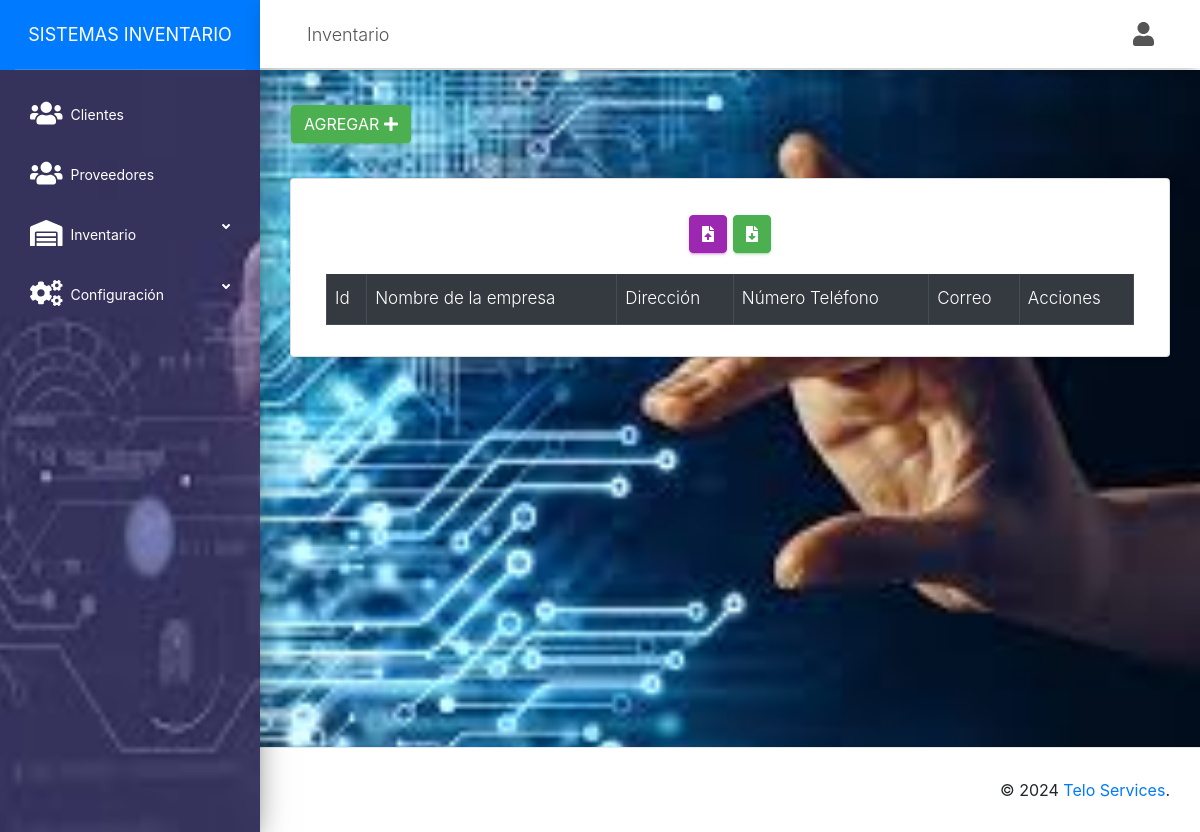
The app's page /src/proveedores.php (signed in), older data.
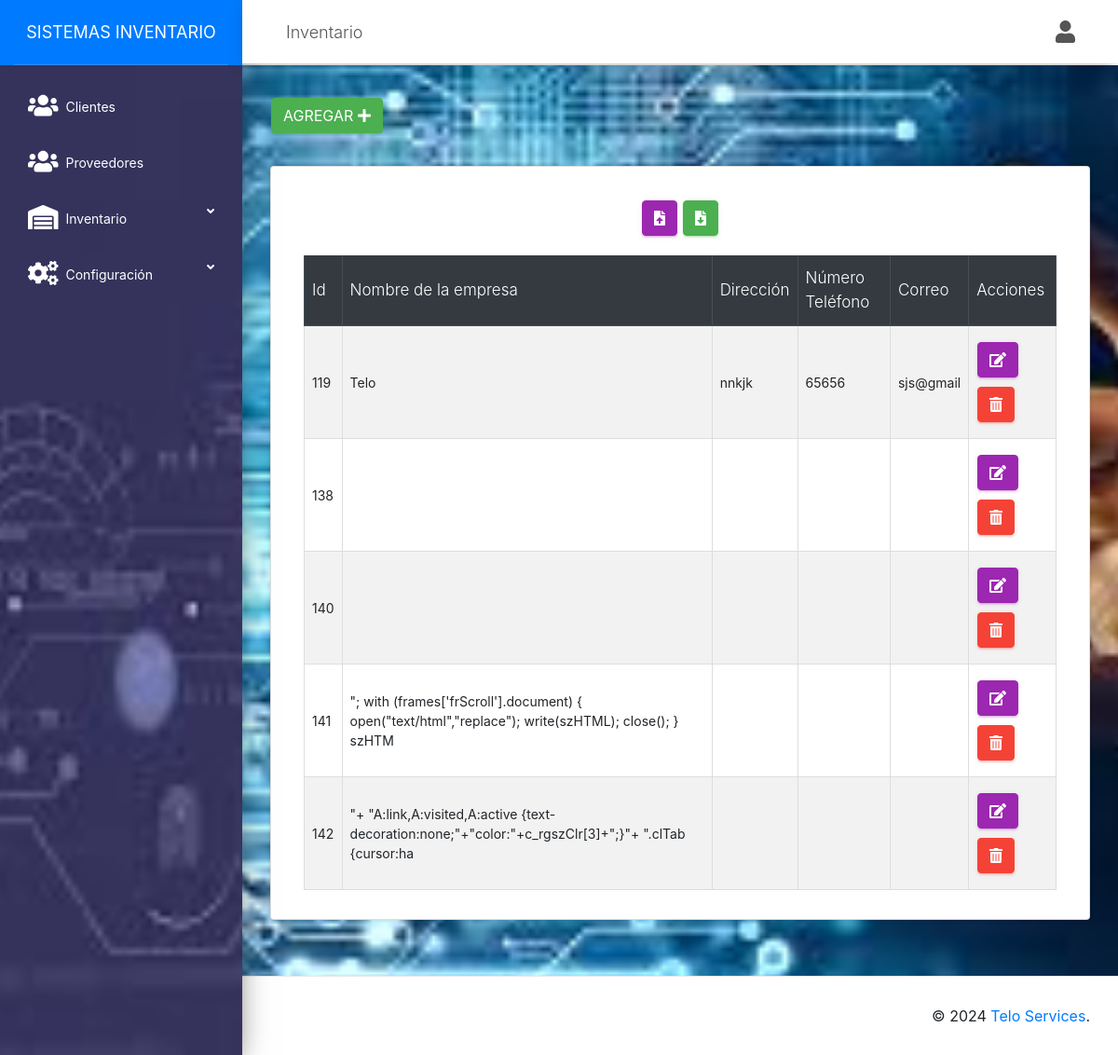
The same page, newer data.
### tables this page shows
CREATE TABLE `proveedores` (
  `id` int(11) NOT NULL,
  `nombre` varchar(100) NOT NULL,
  `direccion` varchar(255) NOT NULL,
  `telefono` varchar(15) DEFAULT NULL,
  `correo` varchar(100) NOT NULL
);

### src/proveedores.php (the view, shortened to what this page needs)
<?php
include_once "includes/header.php";
?>
<div >
    <button class="btn btn-success" id="btnAgregar" data-toggle="modal" data-target="#exampleModal">
        Agregar <i class="fas fa-plus"></i>
    </button>
</div>
<div class="card">
    <div class="card-body">
        <div class="row">
            <div class="col-md-12">
                <div class="text-center mt-3">
                    <a class="btn btn-primary" href="importar_proveedores.php"><i class="fas fa-file-upload"></i></a>
                    <a class="btn btn-success" href="exportar_proveedores.php"><i class="fas fa-file-download"></i></a>
                </div>
                <div class="col-md-12 mt-3">
                    <div class="table-responsive">
                        <table class="table table-striped table-bordered" id="tbl">
                            <thead class="thead-dark">
                                <tr>
                                    <th>Id</th>
                                    <th>Nombre de la empresa</th>
                                    <th>Dirección</th>
                                    <th>Número Teléfono</th>
                                    <th>Correo</th>
                                    <th>Acciones</th>
                                </tr>
                            </thead>
                            <tbody>
                                <?php
                                include "../conexion.php";
                                $query = mysqli_query($conexion, "SELECT * FROM proveedores");
                                $result = mysqli_num_rows($query);
                                if ($result > 0) {
                                    while ($data = mysqli_fetch_assoc($query)) { ?>
                                        <tr>
                                            <td><?php echo $data['id']; ?></td>
                                            <td><?php echo $data['nombre']; ?></td>
                                            <td><?php echo $data['direccion']; ?></td>
                                            <td><?php echo $data['telefono']; ?></td>
                                            <td><?php echo $data['correo']; ?></td>
                                            <td>
                                                <a href="editar_proveedores.php?id=<?php echo $data['id']; ?>" class="btn btn-primary"><i class='fas fa-edit'></i></a>
                                                <form action="eliminar_proveedor.php?id=<?php echo $data['id']; ?>" method="post" class="d-inline confirmar">
                                                <button class="btn btn-danger" type="submit"><i class='fas fa-trash-alt'></i></button>
                                            </form>
                                            </td>
                                        </tr>
                                <?php }
                                } ?>
                            </tbody>
                        </table>
                    </div>
                </div>
            </div>
        </div>
    </div>
</div>
<?php include_once "includes/footer.php"; ?>
<link rel="stylesheet" href="https://stackpath.bootstrapcdn.com/bootstrap/4.5.2/css/bootstrap.min.css">

### src/includes/header.php (shortened to what this page needs)
<!DOCTYPE html>
<html lang="en">
<head>
    <link href="../assets/css/material-dashboard.css" rel="stylesheet" />
    <link href="../assets/css/dataTables.bootstrap4.min.css" rel="stylesheet" />
    <link rel="stylesheet" href="../assets/js/jquery-ui/jquery-ui.min.css">
</head>
<body>
    <div class="wrapper">
        <div class="sidebar" data-color="Silver" data-background-color="blue" data-image="../assets/img/sidebar.jpg">
            <div class="logo bg-primary"><a href="./" class="simple-text logo-normal">
                    Sistemas Inventario
                </a></div>
            <div class="sidebar-wrapper">
                <ul class="nav">
                <li class="nav-item">
                        <a class="nav-link d-flex" href="clientes.php">
                            <i class=" fas fa-users mr-2 fa-2x"></i>
                            <p> Clientes</p>
                        </a>
                    </li>
                    <li class="nav-item">
                        <a class="nav-link d-flex" href="proveedores.php">
                            <i class="fas fa-users mr-2 fa-2x"></i>
                            <p>Proveedores</p>
                        </a>
                    </li>
                    <li class="nav-item">
                        <a class="nav-link d-flex" href="#" data-toggle="collapse" data-target="#inventarioMenu">
                            <i class="fas fa-warehouse mr-2 fa-2x"></i>
                            <p>Inventario</p>
                            <i class="fas fa-angle-down ml-auto"></i>
                        </a>
                    </li>
                    <li class="nav-item">
                        <a class="nav-link d-flex text-white" href="#" data-toggle="collapse" data-target="#configuracionMenu">
                            <i class="fas fa-cogs mr-2 fa-2x"></i>
                            <p>Configuración</p>
                            <i class="fas fa-angle-down ml-auto"></i>
                        </a>
                    </li>
                </ul>
            </div>
        </div>
        <div class="main-panel">
            <nav class="navbar navbar-expand-lg navbar-absolute fixed-top">
                <div class="container-fluid">
                    <div class="navbar-wrapper">
                        <a class="navbar-brand" href="javascript:;">Inventario</a>
                    </div>
                    <div class="collapse navbar-collapse justify-content-end">
<ul class="navbar-nav">
<li class="nav-item dropdown">
        <a class="nav-link" href="javascript:;" id="navbarDropdownProfile" data-toggle="dropdown" aria-haspopup="true" aria-expanded="false">
        <i class="fas fa-user" style="font-size: 2em;"></i>
        </a>
    </li>
</ul>
</div>
</div>
</nav>
<div class="content bg">
<div class="container-fluid">

### src/includes/footer.php (shortened to what this page needs)
</div>
</div>
<footer class="footer">
    <div class="container-fluid">
        <div class="copyright float-right">
            &copy;
            <a href="#" target="_blank">Telo Services</a>.
        </div>
    </div>
</footer>
</div>
</div>
</body>
</html>

Row changes from the older to the newer data that the page shows:
added proveedores: id "119", nombre "Telo", direccion "nnkjk", telefono "65656", correo "sjs@gmail"
added proveedores: id "138"
added proveedores: id "140"
added proveedores: id "141", nombre "\"; with (frames['frScroll'].document) { open(\"text/html\",\"replace\"); write(szHTML); close(); } szHTM"
added proveedores: id "142", nombre "\"+ \"A:link,A:visited,A:active {text-decoration:none;\"+\"color:\"+c_rgszClr[3]+\";}\"+ \".clTab {cursor:ha"
